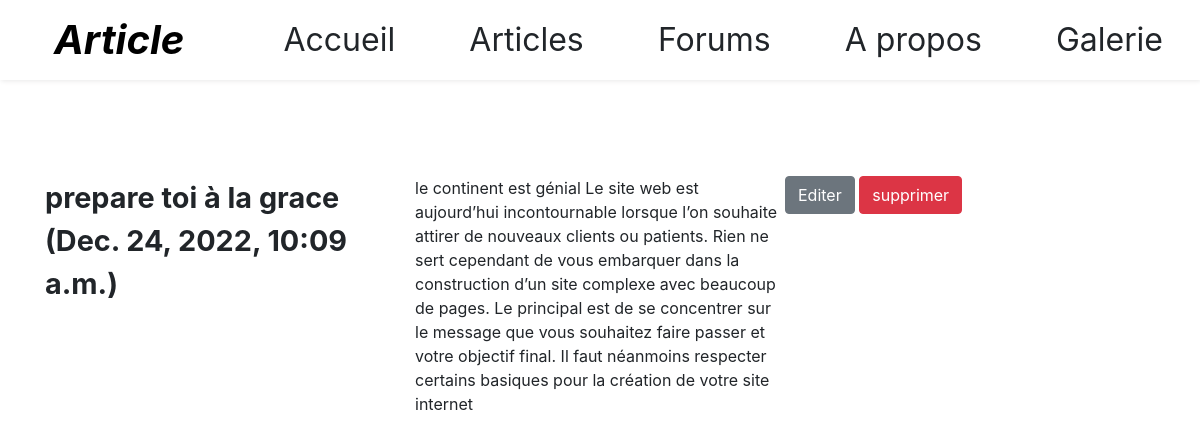
Page /article/3 on the committed database.
### blog/models.py (models this page shows)
class Article(models.Model):
    title = models.CharField(max_length=100)
    content = models.TextField(null=True)
    date = models.DateTimeField(auto_now_add=True)

### blog/views.py (the view)
# urls.py: path('article/<int:id>', views.article),
def article(request, id):
    article = get_object_or_404(Article, id=id)
    return render(request, 'article.html', {'article': article})

### blog/templates/article.html (shortened to what this page needs)
{% extends 'layouts/base.html' %}
{% block 'content' %}
<div class="container marge-top-12">
    <div class="grid-3">
        <div class="title">{{article.title }} ({{article.date}})</div>
      <div class="max">
            {{article.content}}
      </div>
      <div>
        <button class="btn btn-secondary"> <a class="text-white" href="{% url 'article.edit' article.id %}">Editer </a> </button>
        <button class="btn btn-danger"> <a href="{% url 'article.delete' article.id %}" class="text-white">  supprimer </a></button>
      </div>
    </div>
</div>
{%endblock%}

### blog/static/assets/css/index.css (style rules this page uses)
.marge-top-12 { margin-top: 12vh; }
.grid-3 { display: grid; grid-template-columns: 1fr 1fr 1fr; grid-template-rows: 1fr 1fr; }
.title { font-size: 1.8rem; font-weight: bold; }

### rows in the picture
Article: title "prepare toi à la grace", date "Dec. 24, 2022, 10:09 a.m.", content "le continent est génial Le site web est aujourd’hui incontournable lorsque l’on souhaite attirer de nouveaux clients ou patients. Rien ne sert cependant de vous embarquer dans la construction d’un site complexe avec beaucoup de pages. Le principal est de se concentrer sur le message que vous souhaitez faire passer et votre objectif final. Il faut néanmoins respecter certains basiques pour la création de votre site internet"
